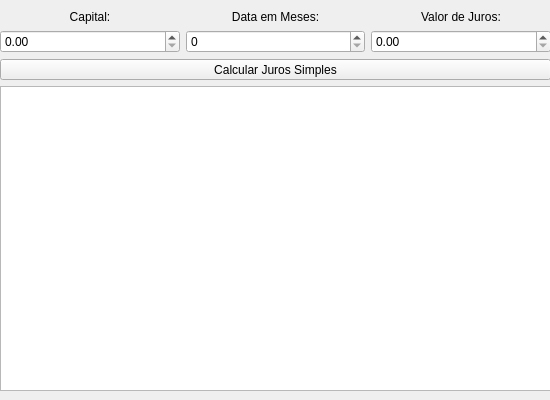
<?xml version="1.0" encoding="UTF-8"?>
<ui version="4.0">
 <class>Form</class>
 <widget class="QWidget" name="Form">
  <property name="geometry">
   <rect>
    <x>0</x>
    <y>0</y>
    <width>550</width>
    <height>400</height>
   </rect>
  </property>
  <property name="windowTitle">
   <string>Form</string>
  </property>
  <widget class="QWidget" name="gridLayoutWidget">
   <property name="geometry">
    <rect>
     <x>0</x>
     <y>10</y>
     <width>551</width>
     <height>381</height>
    </rect>
   </property>
   <layout class="QGridLayout" name="gridLayout">
    <item row="2" column="0">
     <widget class="QTableView" name="tbValores"/>
    </item>
    <item row="0" column="0">
     <layout class="QGridLayout" name="gridLayout_2">
      <item row="0" column="0">
       <widget class="QLabel" name="label">
        <property name="text">
         <string>Capital:</string>
        </property>
        <property name="alignment">
         <set>Qt::AlignCenter</set>
        </property>
       </widget>
      </item>
      <item row="0" column="1">
       <widget class="QLabel" name="label_2">
        <property name="text">
         <string>Data em Meses:</string>
        </property>
        <property name="alignment">
         <set>Qt::AlignCenter</set>
        </property>
       </widget>
      </item>
      <item row="0" column="2">
       <widget class="QLabel" name="label_3">
        <property name="text">
         <string>Valor de Juros:</string>
        </property>
        <property name="alignment">
         <set>Qt::AlignCenter</set>
        </property>
       </widget>
      </item>
      <item row="1" column="1">
       <widget class="QSpinBox" name="cpMeses">
        <property name="maximum">
         <number>9999</number>
        </property>
       </widget>
      </item>
      <item row="1" column="2">
       <widget class="QDoubleSpinBox" name="cpJuros">
        <property name="maximum">
         <double>100.000000000000000</double>
        </property>
       </widget>
      </item>
      <item row="1" column="0">
       <widget class="QDoubleSpinBox" name="cpCapital">
        <property name="maximum">
         <double>99999999.989999994635582</double>
        </property>
       </widget>
      </item>
     </layout>
    </item>
    <item row="1" column="0">
     <widget class="QToolButton" name="btCalcular">
      <property name="sizePolicy">
       <sizepolicy hsizetype="Preferred" vsizetype="Preferred">
        <horstretch>0</horstretch>
        <verstretch>0</verstretch>
       </sizepolicy>
      </property>
      <property name="text">
       <string>Calcular Juros Simples</string>
      </property>
     </widget>
    </item>
   </layout>
  </widget>
 </widget>
 <resources/>
 <connections/>
</ui>
